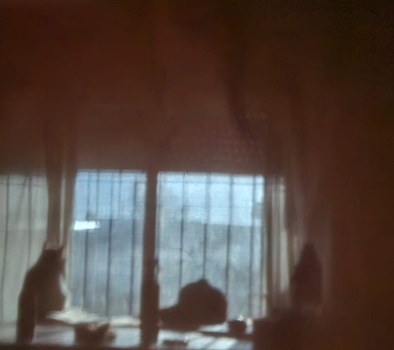
#> input picture 006_fotografia_digital/IMAGENES/PROCESADAS/01_original_recortada.jpg, 394 x 350 px, shrunk from 630 x 560 before the run, given in place of sv_001.jpeg, which was not available
$ jupyter execute Cornes_TP006_punto04.ipynb   (text cells are left out)
#> lines starting #> are read from the running program, lines starting #| are printed output that depends on the picture; pictures that were not available may be replaced by others from this repository, and a replacement may not be noted
[cell 1]
from pathlib import Path
from google.colab import drive
from pathlib import Path

import cv2
import numpy as np
import matplotlib.pyplot as plt

[cell 2]
drive.mount("/content/drive")

[cell 3]
nombre_imagen_simplicidad = "sv_001.jpeg"

# Carpeta donde esta guardada la imagen en Drive
ruta_carpeta = Path(
    "/content/drive/MyDrive/2026/Técnicas de Procesamiento Digital de Imágenes - Matias Barreto/GITHUB REPO PROFE/cornes-valeria-pdi-1c-2026/TP_006/TP 006/IMAGENES/ORIGINALES"
)


ruta_imagen_simplicidad = ruta_carpeta / nombre_imagen_simplicidad

[cell 4]
def cargar_rgb(ruta):
    """
    Abre una imagen color con OpenCV y la devuelve en formato RGB.
    OpenCV lee por defecto en BGR, por eso se convierte a RGB
    para visualizar correctamente con Matplotlib.
    """

    imagen_bgr = cv2.imread(str(ruta), cv2.IMREAD_COLOR)
#> imagen_bgr is the input picture: shape (350, 394, 3); mean B, G, R 65, 71.6, 86.4

    if imagen_bgr is None:
        raise FileNotFoundError(f"No se pudo leer la imagen: {ruta}")

    imagen_rgb = cv2.cvtColor(imagen_bgr, cv2.COLOR_BGR2RGB)

    return imagen_rgb


# Cargamos la imagen original
imagen_simplicidad_rgb = cargar_rgb(ruta_imagen_simplicidad)


# Mostramos la imagen original
plt.figure(figsize=(6, 9))
plt.imshow(imagen_simplicidad_rgb)
plt.title("Imagen original - simplicidad visual", fontweight="bold")
plt.axis("off")
plt.show()

[cell 5]
plt.figure(figsize=(8, 4))

# En una imagen RGB, los canales son:
# 0 = rojo, 1 = verde, 2 = azul.
colores = ("red", "green", "blue")

for i, color in enumerate(colores):

    histograma = cv2.calcHist(
        [imagen_simplicidad_rgb],  # imagen
        [i],                       # canal
        None,                      # sin mascara
        [256],                     # cantidad de bins
        [0, 256]                   # rango de intensidades
    )

    plt.plot(histograma, color=color)

plt.title("Histograma RGB - imagen original", fontweight="bold")
plt.xlabel("Intensidad")
plt.ylabel("Cantidad de píxeles")
plt.show()
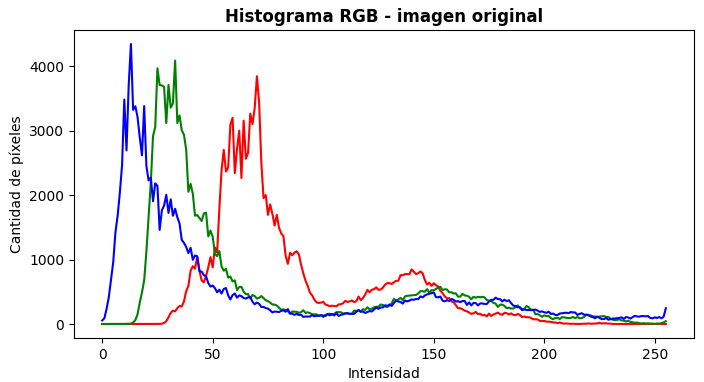
#> figure drawn by matplotlib, 1 panel; curve peaks at x = 70, y = 3843; curve peaks at x = 33, y = 4085; curve peaks at x = 13, y = 4342

[cell 6]
imagen_simplicidad_gris = cv2.cvtColor(
    imagen_simplicidad_rgb,
    cv2.COLOR_RGB2GRAY
)
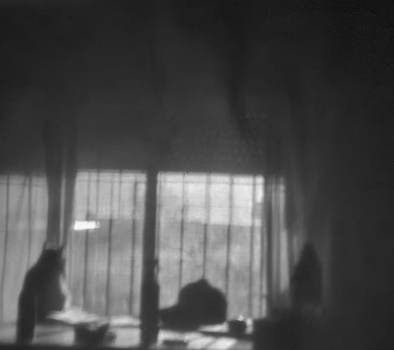
#> imagen_simplicidad_gris: shape (350, 394); min 13, max 248, mean 75.3


plt.figure(figsize=(6, 9))
plt.imshow(imagen_simplicidad_gris, cmap="gray")
plt.title("Imagen final - escala de grises", fontweight="bold")
plt.axis("off")
plt.show()

[cell 7]
plt.figure(figsize=(8, 4))

plt.hist(
    imagen_simplicidad_gris.ravel(),
    bins=256,
    range=(0, 256)
)

plt.title("Histograma - escala de grises", fontweight="bold")
plt.xlabel("Intensidad")
plt.ylabel("Cantidad de píxeles")
plt.show()
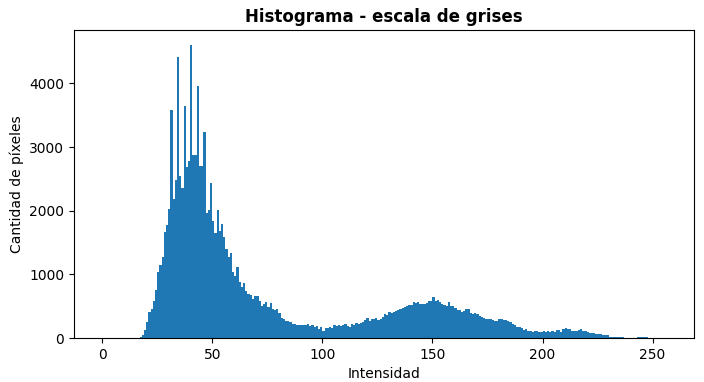
#> figure drawn by matplotlib, 1 panel; tallest bar 4609 high, from x = 40 to 41

[cell 8]
plt.figure(figsize=(12, 8))

plt.subplot(1, 2, 1)
plt.imshow(imagen_simplicidad_rgb)
plt.title("Original color", fontweight="bold")
plt.axis("off")

plt.subplot(1, 2, 2)
plt.imshow(imagen_simplicidad_gris, cmap="gray")
plt.title("Escala de grises", fontweight="bold")
plt.axis("off")

plt.tight_layout()
plt.show()
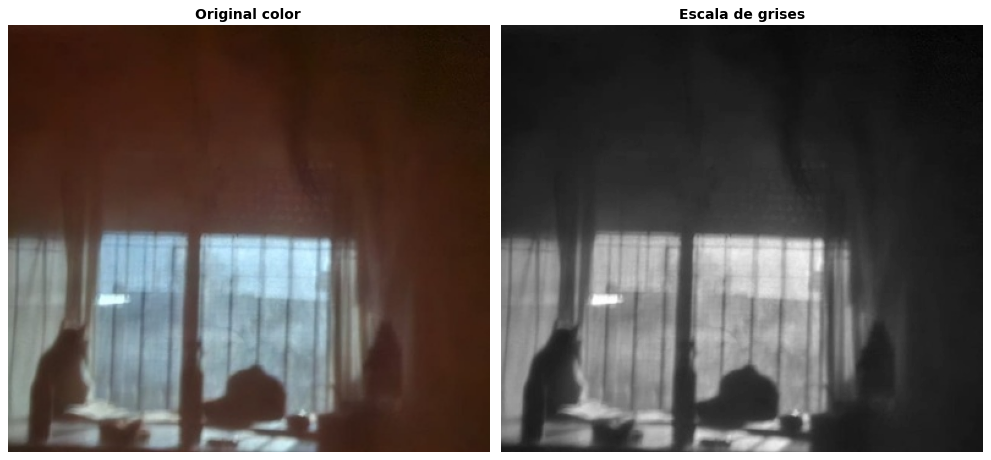
#> figure drawn by matplotlib, 2 panels

[cell 9]
plt.figure(figsize=(14, 4))


# Histograma RGB original
plt.subplot(1, 2, 1)

for i, color in enumerate(colores):

    histograma = cv2.calcHist(
        [imagen_simplicidad_rgb],
        [i],
        None,
        [256],
        [0, 256]
    )

    plt.plot(histograma, color=color)

plt.title("Histograma RGB original", fontweight="bold")
plt.xlabel("Intensidad")
plt.ylabel("Cantidad de píxeles")


# Histograma escala de grises
plt.subplot(1, 2, 2)

plt.hist(
    imagen_simplicidad_gris.ravel(),
    bins=256,
    range=(0, 256)
)

plt.title("Histograma escala de grises", fontweight="bold")
plt.xlabel("Intensidad")
plt.ylabel("Cantidad de píxeles")

plt.tight_layout()
plt.show()
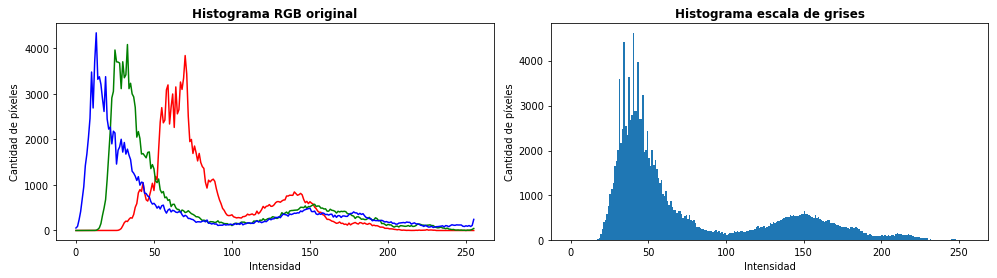
#> figure drawn by matplotlib, 2 panels; panel 1: curve peaks at x = 70, y = 3843; panel 1: curve peaks at x = 33, y = 4085; panel 1: curve peaks at x = 13, y = 4342; panel 2: tallest bar 4609 high, from x = 40 to 41

$ run again, on 006_fotografia_digital/IMAGENES/PROCESADAS/punto07_fotografia_luz_original.jpg
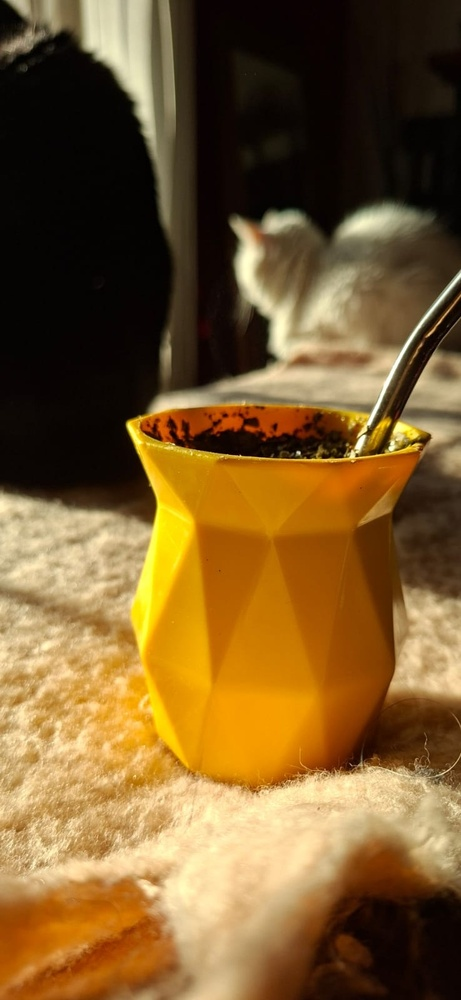
#> input picture 006_fotografia_digital/IMAGENES/PROCESADAS/punto07_fotografia_luz_original.jpg, 461 x 1000 px, shrunk from 737 x 1600 before the run, given in place of sv_001.jpeg, which was not available
#> in cargar_rgb, imagen_bgr is the input picture: shape (1000, 461, 3); mean B, G, R 45.3, 91.4, 123
#> `imagen_simplicidad_gris = cv2.cvtColor( imagen_simplicidad_rgb, cv2.CO..`:
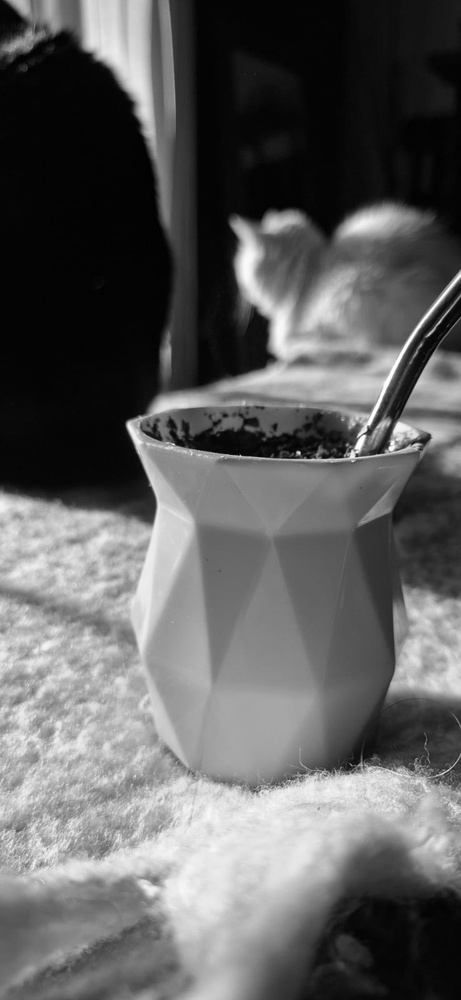
#> imagen_simplicidad_gris: shape (1000, 461); min 0, max 254, mean 95.6
#> `plt.show()`:
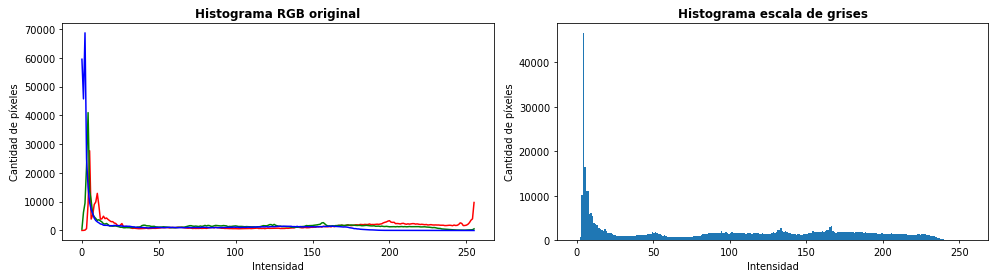
#> figure drawn by matplotlib, 2 panels; panel 1: curve peaks at x = 5, y = 27726; panel 1: curve peaks at x = 4, y = 40973; panel 1: curve peaks at x = 2, y = 68700; panel 2: tallest bar 46547 high, from x = 4 to 5
